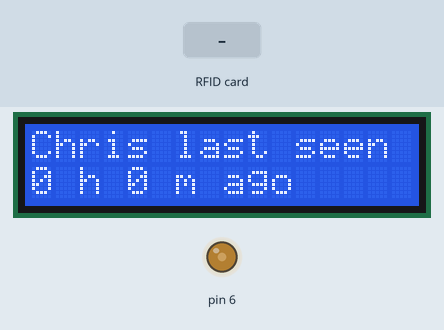
This sketch was run on a simulated Arduino Uno, built with avr-gcc and run on an emulated ATmega328P. Shown: 16×2 character LCD, output pins drawn as LEDs (lit = HIGH). The inputs (shaded band) are chosen by the test bench. Pins used as bus, display or sensor lines are not drawn; what the sketch prints to the serial monitor is not drawn.

Above: at 1.3 s.
1.4 s: RFID card 00 00 00 00 00 00 00 held to the reader
At 1.8 s:
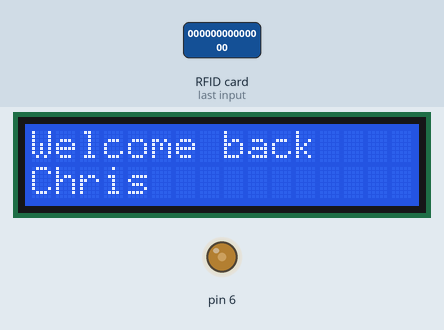
4.4 s: RFID card 11 11 11 11 11 11 11 held to the reader
At 5.9 s:
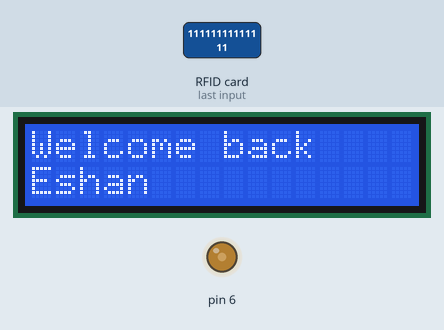
7.4 s: RFID card 22 22 22 22 22 22 22 held to the reader
At 7.9 s:
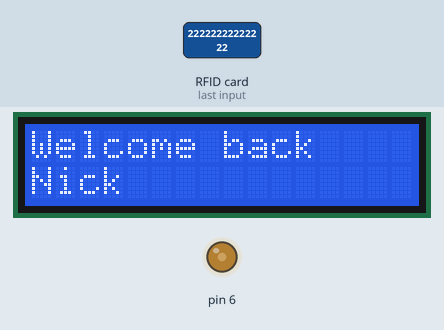
10.4 s: RFID card 5E 7A 19 C4 held to the reader
At 11.0 s:
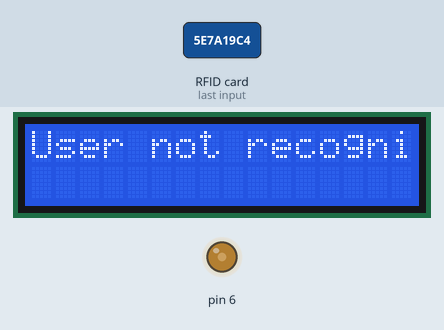
Timing chart, 0 to 13.4 s (numbered marks = the images above; inputs shaded):
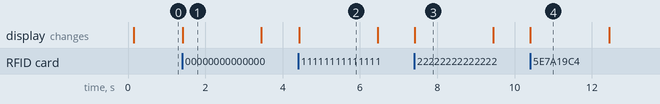

The sketch:

rmID.ino
```cpp
#include <SPI.h>
#include <MFRC522.h>
#include <LiquidCrystal.h>

#define SS_PIN 10
#define RST_PIN 9

//represents a roommate
class Roommate {
  public:
    String user;
    String id;
    int hours;
    int mins;
    unsigned long prev;

    //constructor using the user name and id
    Roommate(String user, String id) {
      this->user = user;
      this->id = id;
      this->hours = 0;
      this->mins = 0;
      this->prev = 0;
    }

    //calculates the time passed based on the current millis (_curr_)
    void timePassed(unsigned long curr) {
      int minutes = ceil((curr - this->prev) / 60000);
      this->hours = floor(minutes / 60);
      this->mins = minutes % 60;
    }

    //clears the time and sets this user's previous millis (_prev_)
    //to current millis (curr)
    void clearTime(unsigned long curr) {
      this->hours = 0;
      this->mins = 0;
      this->prev = curr;
    }
};

MFRC522 mfrc522(SS_PIN, RST_PIN);   // Create MFRC522 instance.

//set up LCD display based on pins connected to
const int rs = 2, en = 4, d4 = 3, d5 = 5, d6 = 8, d7 = 7;
LiquidCrystal lcd(rs, en, d4, d5, d6, d7);

const int contrastLevel = 90; //viable contrast level for this particular LCD
unsigned long curr; //to store the current millis
int disp = 0; //to change which roommate is displayed
int delayTime = 2000;

//IDs as Strings, obtained with DumpInfo sketch
String cid = "00 00 00 00 00 00 00";
String eid = "11 11 11 11 11 11 11";
String nid = "22 22 22 22 22 22 22";
String gid = "33 33 33 33 33 33 33";
String sid = "44 44 44 44 44 44 44";

//create roommate objects with a name and id
const int numOfRoommates = 5;
Roommate chris = Roommate("Chris", cid);
Roommate eshan = Roommate("Eshan", eid);
Roommate nick = Roommate("Nick", nid);
Roommate george = Roommate("George", gid);
Roommate sam = Roommate("Sam", sid);
//create roommate array to cycle through
Roommate rm[5] = {chris, eshan, nick, george, sam};

void setup()
{
  pinMode(6, OUTPUT);
  analogWrite(6, contrastLevel); //use the contrast level with resistor for LCD
  lcd.begin(16, 2);
  lcd.clear();

  Serial.begin(9600);   // Initiate a serial communication

  SPI.begin();      // Initiate  SPI bus
  mfrc522.PCD_Init();   // Initiate MFRC522

  //set all the initial previous millis values
  for (int i = 0; i < numOfRoommates; i++) {
    rm[i].prev = millis();
  }
}

void loop()
{
  //when a new card isn't present
  while (! mfrc522.PICC_IsNewCardPresent()) {
    disp = disp % numOfRoommates;
    curr = millis();
    displayInfo(curr,disp);

    //remain on screen for 2 sec or until a new card is detected
    while (millis() < curr + delayTime) {

      //if a new card is present, skip out of the loop and move on
      if (mfrc522.PICC_IsNewCardPresent()) {
        goto nextSequence;
      }
    }

    //display the next roommate in sequence
    disp++;
  }

nextSequence:

  //select one of the cards
  if (! mfrc522.PICC_ReadCardSerial()) {
    return;
  }

  //get the content of the ID and welcome the user
  String content = "";
  obtainID(content);
  welcomeUser(content);
}

//displays the current roommate info
void displayInfo(unsigned long curr, int disp) {
  rm[disp].timePassed(curr);
  Serial.println((String) rm[disp].user + " last seen");
  lcd.clear();
  lcd.setCursor(0, 0);
  lcd.print((String) rm[disp].user + " last seen");

  Serial.println((String) rm[disp].hours + " h " + rm[disp].mins + " m ago");
  lcd.setCursor(0, 1);
  lcd.print((String) rm[disp].hours + " h " + rm[disp].mins + " m ago");
}

//obtains the ID and concats to _content_
void obtainID(String& content) {

  for (byte i = 0; i < mfrc522.uid.size; i++)
  {
    content.concat(String(mfrc522.uid.uidByte[i] < 0x10 ? " 0" : " "));
    content.concat(String(mfrc522.uid.uidByte[i], HEX));
  }
  content.toUpperCase();
  content = content.substring(1);
}

//welcomes the user based on the provided content
void welcomeUser(String content) {
  //loop through the array +1 more time than the _numOfRoommates_
  for (int j = 0; j < (numOfRoommates + 1); j++) {

    //if the index has reached the _numOfRoommates_, there wasn't an ID match
    if (j == numOfRoommates) {
      Serial.println("User not recognized");
      lcd.clear();
      lcd.setCursor(0, 0);
      lcd.print("User not recognized");
      break;
    }

    //otherwise check which ID it matches to
    else if (content == rm[j].id) {
      Serial.println((String) "Welcome back " + rm[j].user);
      lcd.clear();
      lcd.setCursor(0, 0);
      lcd.print("Welcome back");
      lcd.setCursor(0, 1);
      lcd.print((String) rm[j].user);

      //clear the time for this user
      rm[j].clearTime(millis());
      break;
    }
  }

  //keep this info on screen for 2 sec
  curr = millis();
  while (millis() < curr + delayTime);
}
```

Measured:
- after the input at 1.4 s, the display: changes at once (image 1)
- after the input at 4.4 s, the display: changes at once (image 2)
- after the input at 7.4 s, the display: changes at once (image 3)
- after the input at 10.4 s, the display: changes at once (image 4)
- what the display in image 1 shows lasts 2.0 s, from 1.4 s to 3.4 s
